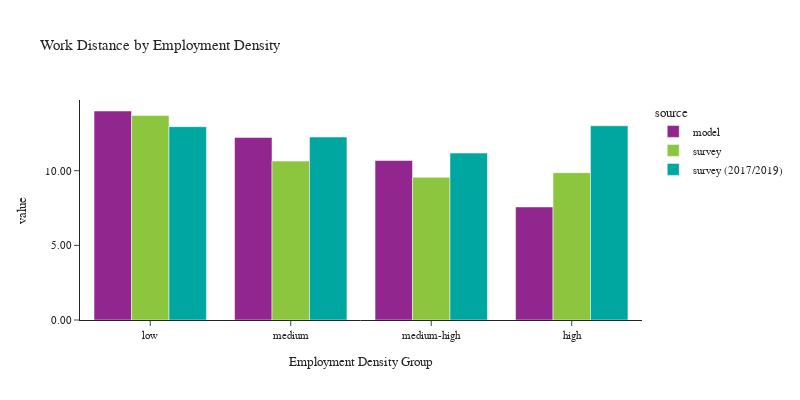

The code cell stored with this chart in its notebook:
### Code cell
plot_work_location(df_workers, 'emp_density_group', 'Employment Density', 'Employment Density Group')

### Figure 1 — Plotly figure (JSON) as saved in the notebook; plotly's stock layout.template omitted (floating-point values rounded to 4 significant figures)
{"data": [{"alignmentgroup": "True", "customdata": [[580381], [584587], [552476], [505582]], "hovertemplate": "source=model<br>emp_density_group=%{x}<br>value=%{y}<br>sample count=%{customdata[0]}<extra></extra>", "legendgroup": "model", "marker": {"color": "#91268F", "pattern": {"shape": ""}}, "name": "model", "offsetgroup": "model", "orientation": "v", "showlegend": true, "textposition": "auto", "type": "bar", "x": ["low", "medium", "medium-high", "high"], "xaxis": "x", "y": [14.0, 12.23, 10.69, 7.572], "yaxis": "y"}, {"alignmentgroup": "True", "customdata": [[938], [792], [664], [429]], "hovertemplate": "source=survey<br>emp_density_group=%{x}<br>value=%{y}<br>sample count=%{customdata[0]}<extra></extra>", "legendgroup": "survey", "marker": {"color": "#8CC63E", "pattern": {"shape": ""}}, "name": "survey", "offsetgroup": "survey", "orientation": "v", "showlegend": true, "textposition": "auto", "type": "bar", "x": ["low", "medium", "medium-high", "high"], "xaxis": "x", "y": [13.71, 10.64, 9.553, 9.871], "yaxis": "y"}, {"alignmentgroup": "True", "customdata": [[1927], [1723], [1389], [931]], "hovertemplate": "source=survey (2017/2019)<br>emp_density_group=%{x}<br>value=%{y}<br>sample count=%{customdata[0]}<extra></extra>", "legendgroup": "survey (2017/2019)", "marker": {"color": "#00A7A0", "pattern": {"shape": ""}}, "name": "survey (2017/2019)", "offsetgroup": "survey (2017/2019)", "orientation": "v", "showlegend": true, "textposition": "auto", "type": "bar", "x": ["low", "medium", "medium-high", "high"], "xaxis": "x", "y": [12.95, 12.26, 11.18, 13.01], "yaxis": "y"}], "layout": {"barmode": "group", "font": {"size": 11}, "height": 400, "legend": {"title": {"text": "source"}, "tracegroupgap": 0}, "title": {"text": "Work Distance by Employment Density"}, "width": 800, "xaxis": {"anchor": "y", "domain": [0, 1], "title": {"text": "Employment Density Group"}}, "yaxis": {"anchor": "x", "domain": [0, 1], "tickformat": ".2f", "title": {"text": "value"}}}}
